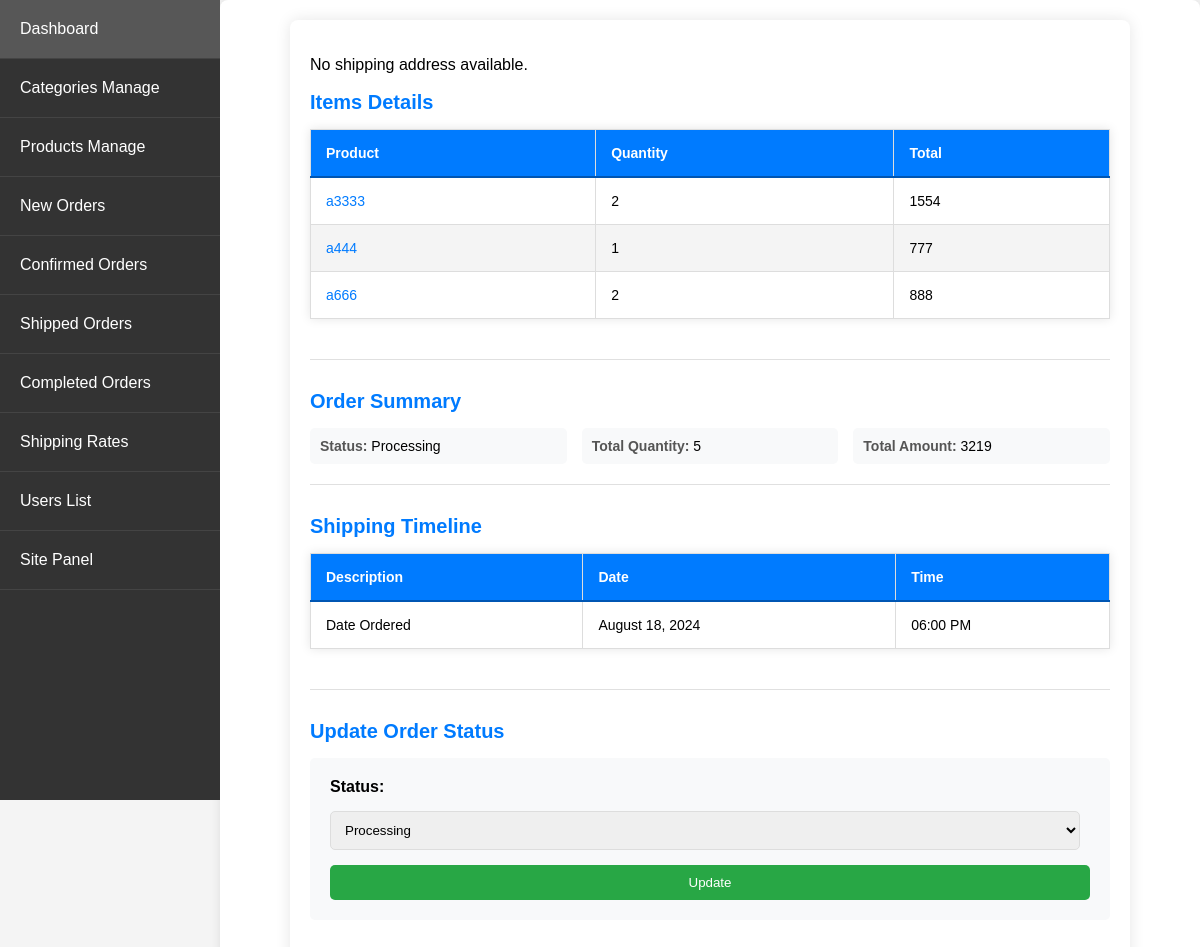
Page /admin_app/admin_app/orders/pending/102/ (signed in) on the earlier database version.
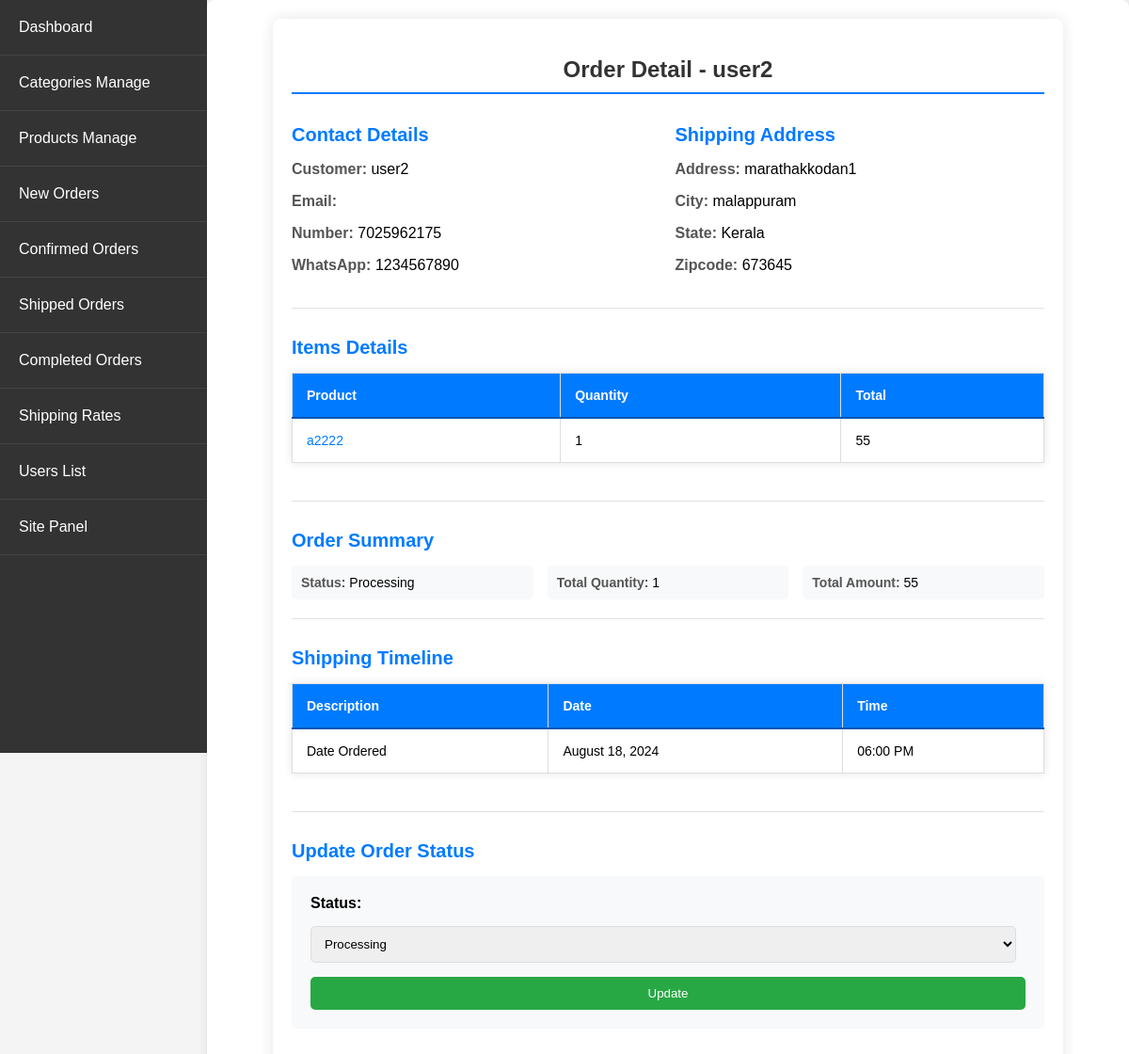
Same page on the later database version.
### store/models.py (models this page shows, shortened)
class OrderItem(models.Model):
    product = models.ForeignKey(Product, on_delete=models.SET_NULL, null=True)
    order = models.ForeignKey(Order, on_delete=models.SET_NULL, null=True)
    quantity = models.IntegerField(default=0, null=True, blank=True)
    date_added = models.DateTimeField(auto_now_add=True)
    price_at_purchase = models.DecimalField(max_digits=7, decimal_places=0, null=True, blank=True)
    @property
    def get_total(self):
        if self.price_at_purchase is None:
            self.price_at_purchase = self.product.new_price
        return self.price_at_purchase * self.quantity

class Product(models.Model):
    PRODUCT_STATUS_CHOICES = [
        ('in_stock', 'In Stock'),
        ('out_of_stock', 'Out of Stock'),
    ]
    name = models.CharField(max_length=250, unique=True)
    slug = models.SlugField(max_length=250, unique=True)
    description = models.TextField(blank=True)
    old_price = models.DecimalField(max_digits=7, blank=True, null=True, decimal_places=0)
    new_price = models.DecimalField(max_digits=7, blank=False, decimal_places=0)
    category = models.ForeignKey(Category, on_delete=models.SET_NULL, null=True)
    image_1 = models.ImageField(upload_to='product')
    image_2 = models.ImageField(upload_to='product', blank=True)
    image_3 = models.ImageField(upload_to='product', blank=True)
    video_url = models.URLField(max_length=200, blank=True)
    stock = models.IntegerField()
    status = models.CharField(max_length=20, choices=PRODUCT_STATUS_CHOICES, default='in_stock')
    active = models.BooleanField(default=True)
    new = models.BooleanField(default=True)
    created = models.DateTimeField(auto_now_add=True)
    update = models.DateField(auto_now=True)
    priority = models.IntegerField(default=0, validators=[MinValueValidator(0)])
    def get_url(self):
        return reverse('store_app:proDetail', args=[self.category.slug, self.slug])
    class Meta:
        ordering = ('name',)
        verbose_name = 'product'
        verbose_name_plural = 'products'
    class Meta:
        ordering = ['priority', 'name']  # Update ordering to use priority first

class Order(models.Model):
    STATUS_CHOICES = [
        ('Processing', 'Processing'),
        ('Confirmed', 'Confirmed'),
        ('Shipped', 'Shipped'),
        ('Delivered', 'Delivered')
    ]
    customer = models.ForeignKey(Customer, on_delete=models.SET_NULL, null=True, blank=True)
    date_ordered = models.DateTimeField(auto_now_add=True)
    complete = models.BooleanField(default=False)
    transaction_id = models.CharField(max_length=100, null=True)
    status = models.CharField(max_length=20, choices=STATUS_CHOICES, default='Processing')
    processing_time = models.DateTimeField(null=True, blank=True)
    confirmed_time = models.DateTimeField(null=True, blank=True)  # Add this line
    shipped_time = models.DateTimeField(null=True, blank=True)
    delivered_time = models.DateTimeField(null=True, blank=True)
    @property
    def get_cart_total(self):
        orderitems = self.orderitem_set.all()
        total = sum([item.get_total for item in orderitems])
        return total
    @property
    def get_cart_items(self):
        orderitems = self.orderitem_set.all()
        total = sum([item.quantity for item in orderitems])
        return total

class Customer(models.Model):
    user = models.OneToOneField(User, on_delete=models.CASCADE)
    name = models.CharField(max_length=200, null=True)
    contact_number = models.CharField(max_length=12, unique=True, null=True)

class ShippingAddress(models.Model):
    customer = models.ForeignKey(Customer, on_delete=models.SET_NULL, null=True)
    order = models.ForeignKey(Order, on_delete=models.SET_NULL, null=True)
    number = models.CharField(max_length=12, null=False, blank=False)
    whatsapp = models.CharField(max_length=12, null=False, blank=False)
    address = models.CharField(max_length=200, null=False)
    city = models.CharField(max_length=200, null=False)
    state = models.CharField(max_length=200, null=False)
    zipcode = models.CharField(max_length=200, null=False)
    date_added = models.DateTimeField(auto_now_add=True)

### admin_app/views.py (the view)
# urls.py: path('admin_app/orders/pending/<int:pk>/', views.order_view, name='order_view'),
@login_required
@user_passes_test(is_admin)
def order_view(request, pk):
    order = get_object_or_404(Order, pk=pk)
    shipping_address = ShippingAddress.objects.filter(order=order).first()
    if request.method == 'POST':
        new_status = request.POST.get('status')
        if new_status and new_status != order.status:
            order.status = new_status
            order.save()
        return redirect('admin_app:order_view', pk=pk)
    return render(request, 'admin_app/order_view.html', {
        'order': order,
        'shipping_address': shipping_address
    })

### admin_app/views.py (called while the page is built)
def is_admin(user):
    return user.is_superuser

### store/context_processors.py (called while the page is built)
def menu_link(request): # this function don't wanna call to work, it's defined in setting to work
    links_list = Category.objects.annotate(
        num_products=Count('product', filter=Q(product__active=True, product__stock__gt=0))
    ).filter(num_products__gt=0).order_by('priority', 'name')  # Add an order_by clause here
    paginator3 = Paginator(links_list, 8)
    try:
        page = int(request.GET.get('page', '1'))
    except:
        page = 1
    try:
        links = paginator3.page(page)
    except (InvalidPage, EmptyPage):
        links = paginator3.page(paginator3.num_pages)
    return dict(links=links)

def cart_data(request):
    data = cartData(request)
    cartItems = data['cartItems']
    return {'cartItems': cartItems}

def wishlist_count(request):
    if request.user.is_authenticated:
        wishlist_count = Wishlist.objects.filter(user=request.user).count()
    else:
        cookie_data = cookieWishlist(request)
        wishlist_count = cookie_data['wishlist_count']
    return {'wishlist_count': wishlist_count}

### admin_app/templates/admin_app/order_view.html (shortened to what this page needs)
{% extends 'admin_app/base_admin.html' %}
{% block content %}
<div class="order-details">
    {% if shipping_address %}
    <section class="section">
        <h1>Order Detail - {{ order.customer.name }}</h1>
        <div class="grid">
            <div>
                <h2>Contact Details</h2>
                <p><span class="label">Customer:</span> {{ order.customer.name }}</p>
                <p><span class="label">Email:</span> {{ order.customer.email }}</p>
                <p><span class="label">Number:</span> {{ shipping_address.number }}</p>
                <p><span class="label">WhatsApp:</span> {{ shipping_address.whatsapp }}</p>
            </div>
            <div>
                <h2>Shipping Address</h2>
                <p><span class="label">Address:</span> {{ shipping_address.address }}</p>
                <p><span class="label">City:</span> {{ shipping_address.city }}</p>
                <p><span class="label">State:</span> {{ shipping_address.state }}</p>
                <p><span class="label">Zipcode:</span> {{ shipping_address.zipcode }}</p>
            </div>
        </div>
    </section>
    {% else %}
    <p>No shipping address available.</p>
    {% endif %}
    <div class="section">
        <h2>Items Details</h2>
        <table>
            <thead>
                <tr>
                    <th>Product</th>
                    <th>Quantity</th>
                    <th>Total</th>
                </tr>
            </thead>
            <tbody>
                {% for item in order.orderitem_set.all %}
                <tr>
                    <td><a href="{{ item.product.get_url }}">{{ item.product.name }}</a></td>
                    <td>{{ item.quantity }}</td>
                    <td>{{ item.get_total }}</td>
                </tr>
                {% endfor %}
            </tbody>
        </table>
    </div>
    <div class="section">
        <h2>Order Summary</h2>
        <div class="info-grid">
            <div class="info-item">
                <p><strong>Status:</strong> {{ order.status }}</p>
            </div>
            <div class="info-item">
                <p><strong>Total Quantity:</strong> {{ order.get_cart_items }}</p>
            </div>
            <div class="info-item">
                <p><strong>Total Amount:</strong> {{ order.get_cart_total }}</p>
            </div>
        </div>
    </div>
    <div class="section">
        <h2>Shipping Timeline</h2>
        <table>
            <thead>
                <tr>
                    <th>Description</th>
                    <th>Date</th>
                    <th>Time</th>
                </tr>
            </thead>
            <tbody>
                <tr>
                    <td>Date Ordered</td>
                    <td>{{ order.date_ordered|date:"F d, Y" }}</td>
                    <td>{{ order.date_ordered|date:"h:i A" }}</td>
                </tr>
            </tbody>
        </table>
    </div>
    {% if order.status != 'Delivered' %}
    <div class="section">
        <h2>Update Order Status</h2>
        <form method="post" class="update-form">
            <label for="status">Status:</label>
            <select id="status" name="status">
                {% for choice in order.STATUS_CHOICES %}
                    <option value="{{ choice.0 }}" {% if order.status == choice.0 %}selected{% endif %}>{{ choice.1 }}</option>
                {% endfor %}
            </select>
            <button type="submit" class="btn btn-success">Update</button>
        </form>
    </div>
    {% else %}
    <div class="section">
        <h2>Order Completed</h2>
    </div>
    {% endif %}
</div>
{% endblock %}

Differences in the rows shown:
removed OrderItem: product.name "a3333", quantity "2", get_total "1554"
removed OrderItem: product.name "a444", quantity "1", get_total "777"
removed OrderItem: product.name "a666", quantity "2", get_total "888"
changed Order "Processing": customer.name (not shown) → "user2"; get_cart_items "5" → "1"; get_cart_total "3219" → "55"
added ShippingAddress: number "7025962175", whatsapp "1234567890", address "marathakkodan1", city "malappuram", state "Kerala", zipcode "673645"
added OrderItem: product.name "a2222", quantity "1", get_total "55"
Other differences:
text no longer shown: "No shipping address available."
text now shown: "Order Detail - Contact Details Customer: Email: Number: WhatsApp: Shipping Address Address: City: State: Zipcode:"
